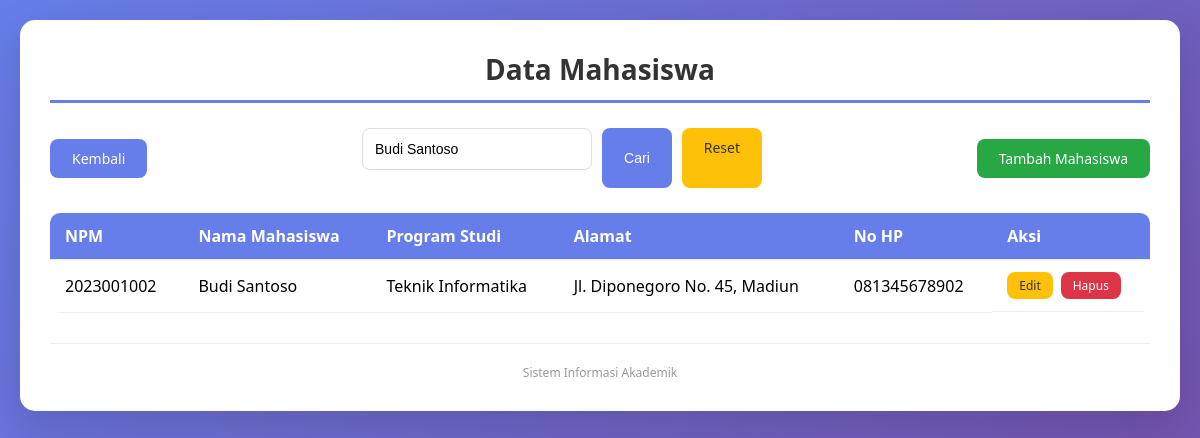
/Mahasiswa/indexmahasiswa.php?cari=Budi Santoso, run on the app's committed database.
### tables this page shows
CREATE TABLE IF NOT EXISTS t_mahasiswa (
    npm INT(11) NOT NULL,
    namaMhs VARCHAR(50) NOT NULL,
    prodi VARCHAR(25) NOT NULL,
    alamat VARCHAR(70) NOT NULL,
    noHP VARCHAR(25) NOT NULL,
    PRIMARY KEY (npm)
);

### Mahasiswa/indexmahasiswa.php (the view, shortened to what this page needs)
<?php
include "../koneksi.php";
$cari = isset($_GET['cari']) ? mysqli_real_escape_string($link, $_GET['cari']) : '';
if ($cari != '') {
    $query = "SELECT * FROM t_mahasiswa WHERE namaMhs LIKE '%$cari%' ORDER BY npm ASC";
    $result = mysqli_query($link, $query);
} else {
    $query = "SELECT * FROM t_mahasiswa ORDER BY npm ASC";
    $result = mysqli_query($link, $query);
}
?>
<!DOCTYPE html>
<html lang="id">
<head>
    <link rel="stylesheet" href="../style.css">
</head>
<body>
    <div class="container">
        <h1>Data Mahasiswa</h1>
        <div class="search-container">
            <a href="../index.php" class="btn btn-primary">Kembali</a>
            <form action="index.php" method="get" class="search-form">
                <input type="text" name="cari" placeholder="Cari nama mahasiswa..." value="<?php echo htmlspecialchars($cari); ?>">
                <button type="submit" class="btn btn-primary">Cari</button>
                <?php if($cari): ?>
                    <a href="index.php" class="btn btn-edit">Reset</a>
                <?php endif; ?>
            </form>
            <a href="tambah.php" class="btn btn-add">Tambah Mahasiswa</a>
        </div>
        <table>
            <thead>
                <tr>
                    <th>NPM</th>
                    <th>Nama Mahasiswa</th>
                    <th>Program Studi</th>
                    <th>Alamat</th>
                    <th>No HP</th>
                    <th>Aksi</th>
                </tr>
            </thead>
            <tbody>
                <?php if (mysqli_num_rows($result) > 0): ?>
                    <?php while($row = mysqli_fetch_assoc($result)): ?>
                        <tr>
                            <td><?php echo $row['npm']; ?></td>
                            <td><?php echo htmlspecialchars($row['namaMhs']); ?></td>
                            <td><?php echo htmlspecialchars($row['prodi']); ?></td>
                            <td><?php echo htmlspecialchars($row['alamat']); ?></td>
                            <td><?php echo htmlspecialchars($row['noHP']); ?></td>
                            <td class="table-actions">
                                <a href="edit.php?id=<?php echo $row['npm']; ?>" class="btn btn-edit">Edit</a>
                                <a href="hapus.php?id=<?php echo $row['npm']; ?>" class="btn btn-delete" onclick="return confirm('Yakin hapus?')">Hapus</a>
                            </td>
                        </tr>
                    <?php endwhile; ?>
                <?php else: ?>
                    <tr>
                        <td colspan="6" style="text-align:center;">Data tidak ditemukan</td>
                    </tr>
                <?php endif; ?>
            </tbody>
        </table>
        <div class="footer"><p>Sistem Informasi Akademik</p></div>
    </div>
</body>
</html>

### style.css (style rules this page uses)
* { margin: 0; padding: 0; box-sizing: border-box; }
body { font-family: 'Segoe UI', Tahoma, Geneva, Verdana, sans-serif; background: linear-gradient(135deg, #667eea 0%, #764ba2 100%); min-height: 100vh; padding: 20px; }
.container { max-width: 1200px; margin: 0 auto; background: white; border-radius: 15px; padding: 30px; box-shadow: 0 15px 45px rgba(0,0,0,0.15); }
h1 { text-align: center; color: #333; margin-bottom: 25px; font-size: 28px; border-bottom: 3px solid #667eea; padding-bottom: 12px; }
.search-container { display: flex; justify-content: space-between; align-items: center; margin-bottom: 25px; flex-wrap: wrap; gap: 15px; }
.search-form { display: flex; gap: 10px; flex: 1; max-width: 400px; }
.search-form input { flex: 1; padding: 10px 15px; border: 1px solid #ddd; border-radius: 8px; font-size: 14px; }
table { width: 100%; border-collapse: collapse; margin-top: 20px; border-radius: 10px; overflow: hidden; }
th, td { padding: 12px 15px; text-align: left; border-bottom: 1px solid #eee; }
th { background: #667eea; color: white; font-weight: 600; }
input[type="text"], input[type="number"], input[type="email"] { width: 100%; padding: 12px; margin-bottom: 18px; border: 1px solid #ddd; border-radius: 8px; font-size: 14px; }
.btn { display: inline-block; padding: 10px 22px; border: none; border-radius: 8px; cursor: pointer; font-size: 14px; font-weight: 500; text-decoration: none; transition: all 0.3s; }
.btn-primary { background: #667eea; color: white; }
.btn-add { background: #28a745; color: white; }
.btn-edit { background: #ffc107; color: #333; }
.btn-delete { background: #dc3545; color: white; }
.table-actions { display: flex; gap: 8px; }
.table-actions .btn { padding: 5px 12px; font-size: 12px; }
.footer { text-align: center; margin-top: 30px; padding-top: 20px; border-top: 1px solid #eee; color: #999; font-size: 12px; }

### data on the page
t_mahasiswa: npm "2023001002", namaMhs "Budi Santoso", prodi "Teknik Informatika", alamat "Jl. Diponegoro No. 45, Madiun", noHP "081345678902"
